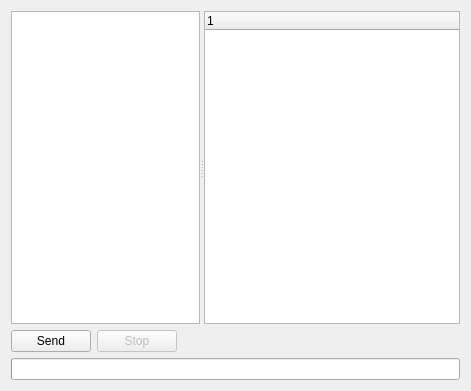
<ui version="4.0" >
 <class>multipleSendingClass</class>
 <widget class="QWidget" name="multipleSendingClass" >
  <property name="geometry" >
   <rect>
    <x>0</x>
    <y>0</y>
    <width>471</width>
    <height>391</height>
   </rect>
  </property>
  <property name="windowTitle" >
   <string>multipleSending</string>
  </property>
  <layout class="QGridLayout" >
   <item row="0" column="0" colspan="3" >
    <widget class="QSplitter" name="splitter" >
     <property name="orientation" >
      <enum>Qt::Horizontal</enum>
     </property>
     <property name="childrenCollapsible" >
      <bool>false</bool>
     </property>
     <widget class="QTextEdit" name="messageEdit" >
      <property name="sizePolicy" >
       <sizepolicy vsizetype="Expanding" hsizetype="Expanding" >
        <horstretch>1</horstretch>
        <verstretch>0</verstretch>
       </sizepolicy>
      </property>
     </widget>
     <widget class="QTreeWidget" name="contactListWidget" >
      <property name="sizePolicy" >
       <sizepolicy vsizetype="Preferred" hsizetype="Preferred" >
        <horstretch>0</horstretch>
        <verstretch>0</verstretch>
       </sizepolicy>
      </property>
      <property name="sizeIncrement" >
       <size>
        <width>170</width>
        <height>0</height>
       </size>
      </property>
      <property name="baseSize" >
       <size>
        <width>170</width>
        <height>0</height>
       </size>
      </property>
      <property name="indentation" >
       <number>10</number>
      </property>
      <property name="animated" >
       <bool>true</bool>
      </property>
      <property name="allColumnsShowFocus" >
       <bool>true</bool>
      </property>
      <column>
       <property name="text" >
        <string>1</string>
       </property>
      </column>
     </widget>
    </widget>
   </item>
   <item row="1" column="0" >
    <widget class="QPushButton" name="sendButton" >
     <property name="text" >
      <string>Send</string>
     </property>
     <property name="icon" >
      <iconset resource="../../../qutim.qrc" >:/icons/crystal_project/message.png</iconset>
     </property>
    </widget>
   </item>
   <item row="1" column="1" >
    <widget class="QPushButton" name="stopButton" >
     <property name="enabled" >
      <bool>false</bool>
     </property>
     <property name="text" >
      <string>Stop</string>
     </property>
     <property name="icon" >
      <iconset resource="../../../qutim.qrc" >:/icons/crystal_project/stop.png</iconset>
     </property>
    </widget>
   </item>
   <item row="1" column="2" >
    <spacer>
     <property name="orientation" >
      <enum>Qt::Horizontal</enum>
     </property>
     <property name="sizeHint" >
      <size>
       <width>40</width>
       <height>20</height>
      </size>
     </property>
    </spacer>
   </item>
   <item row="2" column="0" colspan="3" >
    <widget class="QProgressBar" name="progressBar" >
     <property name="value" >
      <number>0</number>
     </property>
     <property name="textVisible" >
      <bool>false</bool>
     </property>
    </widget>
   </item>
  </layout>
 </widget>
 <layoutdefault spacing="6" margin="11" />
 <resources>
  <include location="../../../qutim.qrc" />
 </resources>
 <connections/>
</ui>
